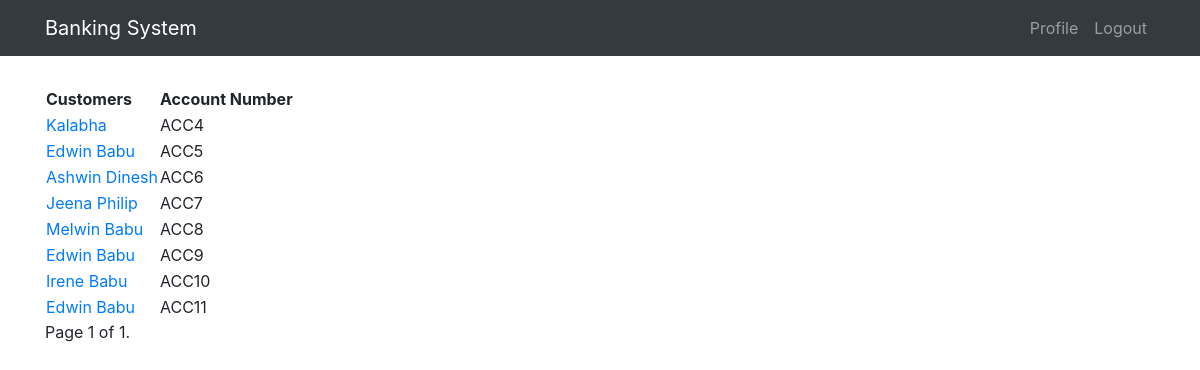
/employee/customer/ (signed in), run on the app's committed database.
### customer/models.py (models this page shows, shortened)
class Customer(models.Model):
    user=models.OneToOneField(User, on_delete=models.CASCADE)
    name=models.CharField(max_length=200,null=True)
    age=models.IntegerField(null=True)
    phone=models.IntegerField(null=True)
    street=models.CharField(max_length=200,null=True)
    city=models.CharField(max_length=200,null=True)
    state=models.CharField(max_length=50,null=True)
    country=models.CharField(max_length=50, default="India")
    pin_code=models.IntegerField(null=True)
    balance=models.DecimalField(max_digits=10,decimal_places=2,verbose_name="Balance")
    account_no=models.CharField(max_length=200,editable=False)

### employee/views.py (the view)
# urls.py: url(r'', include('customer.urls')),
@login_required
@group_required('Employee')
def customer(request):
    customers=Customer.objects.all()
    paginator=Paginator(customers,10)
    page=request.GET.get('page')
    try:
        customers=paginator.page(page)
    except PageNotAnInteger:
        customers = paginator.page(1)
    except EmptyPage:
        customers=paginator.page(paginator.num_pages)
    context={
        "customers":customers
    }
    return render(request,'customer.html',context)

### employee/templates/customer.html (shortened to what this page needs)
{% extends 'base.html' %}
{% block content %}
    <table>
    <tr><th>Customers</th><th>Account Number</th></tr>
        {% for user in customers %}
            <tr><td><a href="{% url 'employee:details' user.account_no %}" > {{ user.name }}</a></td><td>{{ user.account_no }}</td></tr>
    {% endfor %}
    </table>
    <div class="pagination">
<span class="step-links">
<span class="current">
Page {{ customers.number }} of {{ customers.paginator.num_pages }}.
</span>
</span>
</div>
{% endblock %}

### data on the page
Customer: name "Kalabha", account_no "ACC4"
Customer: name "Edwin Babu", account_no "ACC5"
Customer: name "Ashwin Dinesh", account_no "ACC6"
Customer: name "Jeena Philip", account_no "ACC7"
Customer: name "Melwin Babu", account_no "ACC8"
Customer: name "Edwin Babu", account_no "ACC9"
Customer: name "Irene Babu", account_no "ACC10"
Customer: name "Edwin Babu", account_no "ACC11"

### other printed values
{{ customers.number }} "1"
{{ customers.paginator.num_pages }} "1"
